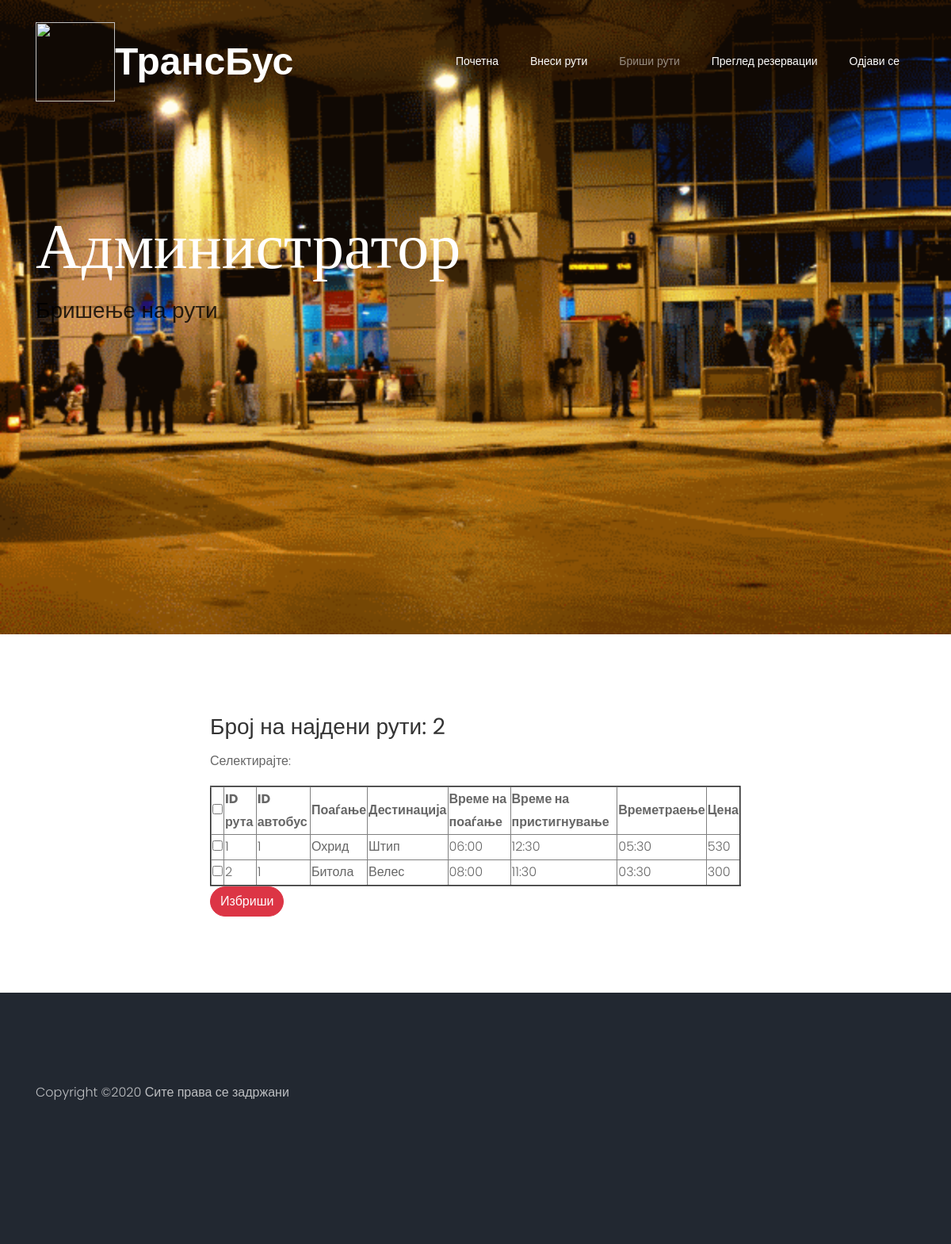
The page /brisiruti.php on the database its author committed.
### tables this page shows
CREATE TABLE `ruta` (
  `ID_ruta` int(10) NOT NULL,
  `ID_avtobus` int(15) NOT NULL,
  `vremetraenje` varchar(30) NOT NULL,
  `cena` int(10) NOT NULL,
  `poagjanje` varchar(20) NOT NULL,
  `destinacija` varchar(20) NOT NULL,
  `vreme_poag` varchar(10) NOT NULL,
  `vreme_dest` varchar(10) NOT NULL
);

### brisiruti.php (the view, shortened to what this page needs)
<!DOCTYPE html>
<html lang="en">
  <head>
    <link rel="stylesheet" href="css/open-iconic-bootstrap.min.css">
    <link rel="stylesheet" href="css/animate.css">
    <link rel="stylesheet" href="css/owl.carousel.min.css">
    <link rel="stylesheet" href="css/owl.theme.default.min.css">
    <link rel="stylesheet" href="css/magnific-popup.css">
    <link rel="stylesheet" href="css/aos.css">
    <link rel="stylesheet" href="css/ionicons.min.css">
    <link rel="stylesheet" href="css/bootstrap-datepicker.css">
    <link rel="stylesheet" href="css/jquery.timepicker.css">
    <link rel="stylesheet" href="css/flaticon.css">
    <link rel="stylesheet" href="css/icomoon.css">
    <link rel="stylesheet" href="css/style.css">
  </head>
  <body>
	  <nav class="navbar navbar-expand-lg navbar-dark ftco_navbar bg-dark ftco-navbar-light" id="ftco-navbar">
	    <div class="container">
            <span class="create"><img src="images/icon.ico.png" width="100" height="100"/></span>
	      <a class="navbar-brand" href="index.html"> <font size="20" color="white">ТрансБус</font></a>
	      <div class="collapse navbar-collapse" id="ftco-nav">
	        <ul class="navbar-nav ml-auto">
            <li class="nav-item"><a href="ahome.html" class="nav-link">Почетна</a></li>
	          <li class="nav-item"><a href="vnesiruti.php" class="nav-link">Внеси рути</a></li>
            <li class="nav-item active"><a href="brisiruti.php" class="nav-link">Бриши рути</a></li>
            <li class="nav-item"><a href="apregled_rez.php" class="nav-link">Преглед резервации</a></li>
            <li class="nav-item"><a href="index.html" class="nav-link">Одјави се</a></li>
	        </ul>
	      </div>
	    </div>
	  </nav>
    <div class="hero-wrap js-fullheight" width="1024" style="background-image: url('images/5.gif');">
      <div class="container">
        <div class="row no-gutters slider-text js-fullheight align-items-center justify-content-start" data-scrollax-parent="true">
          <div class="col-md-9 ftco-animate mb-5 pb-5 text-center text-md-left" data-scrollax=" properties: { translateY: '70%' }">
            <h1 class="mb-4" data-scrollax="properties: { translateY: '30%', opacity: 1.6 }">Администратор</h1>
            <h3 class="mb-4" data-scrollax="properties: { translateY: '30%', opacity: 1.6 }">Бришење на рути</h1>
          </div>
        </div>
      </div>
    </div>
    <section class="ftco-section">
            <div class='container col-lg-7 col-md-9 col-sm-12'>
                        <?php
                         $db = mysqli_connect('localhost','root','','trans')
                         or die('Error connecting to MySQL server');
                         mysqli_set_charset($db,'utf8');
                                     $query = $db->query("SELECT * FROM ruta ORDER BY ID_avtobus");
                                     $broj=$query->num_rows;
                                     ?>
                        <h3> <?php echo "Број на најдени рути: ".$broj."</br>"; ?> </h3>
                        <p> Селектирајте: </p>
                        <form name="bulk_action_form" action="" method="post" onSubmit="return delete_confirm();"/>
                            <table border=2 class="bordered">
                                <thead>
                                <tr>
                                    <th><input type="checkbox" id="select_all" value=""/></th>
                                    <th>ID рута</th>
                                    <th>ID автобус</th>
                                    <th>Поаѓање</th>
                                    <th>Дестинација</th>
                                    <th>Време на поаѓање</th>
                                    <th>Време на пристигнување</th>
                                    <th>Времетраење</th>
                                    <th>Цена</th>
                                </tr>
                                </thead>
                                <?php
                                if($query->num_rows > 0){
                                    while($row = $query->fetch_assoc()){
                                ?>
                                <tr>
                                    <td align="center"><input type="checkbox" name="checked_id[]" class="checkbox" value="<?php echo $row['ID_ruta']; ?>"/></td>
                                    <td><?php echo $row['ID_ruta']; ?></td>
                                    <td><?php echo $row['ID_avtobus']; ?></td>
                                    <td><?php echo $row['poagjanje']; ?></td>
                                    <td><?php echo $row['destinacija']; ?></td>
                                    <td><?php echo $row['vreme_poag']; ?></td>
                                    <td><?php echo $row['vreme_dest']; ?></td>
                                    <td><?php echo $row['vremetraenje']; ?></td>
                                    <td><?php echo $row['cena']; ?></td>
                                </tr>
                                <?php } }else{ ?>
                                    <tr><td colspan="5">Нема најдени рути.</td></tr>
                                <?php } ?>
                            </table>
                            <input type="submit" class="btn btn-danger" name="bulk_delete_submit" value="Избриши"/>
                                </div>
                </section>
    <footer class="ftco-footer ftco-bg-dark ftco-section">
      <div class="container">
        <div class="row mb-5">
          <div class="col-md">
            <p>
  Copyright &copy;<script>document.write(new Date().getFullYear());</script> Сите права се задржани</p>
          </div>
        </div>
      </div>
    </footer>
  </body>
</html>

### rows shown on the page
ruta: ID_ruta "1", ID_avtobus "1", poagjanje "Охрид", destinacija "Штип", vreme_poag "06:00", vreme_dest "12:30", vremetraenje "05:30", cena "530"
ruta: ID_ruta "2", ID_avtobus "1", poagjanje "Битола", destinacija "Велес", vreme_poag "08:00", vreme_dest "11:30", vremetraenje "03:30", cena "300"

### other values the page prints
$broj "2"
